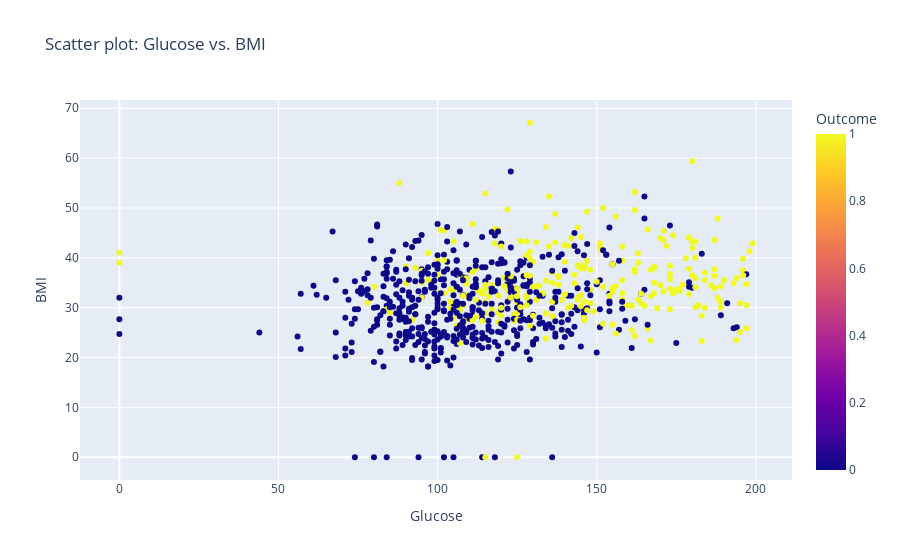

Notebook code for this chart:
### Markdown cell above
eda using plotly express

### Code cell
px.scatter(df, x="Glucose", y="BMI", color="Outcome", title="Scatter plot: Glucose vs. BMI")

### Figure 1 — Plotly figure (JSON) as saved in the notebook; plotly's stock layout.template omitted (floating-point values rounded to 4 significant figures; data arrays with more than 128 entries replaced by an {"elided": "..."} marker saying what was removed)
{"data": [{"hovertemplate": "Glucose=%{x}<br>BMI=%{y}<br>Outcome=%{marker.color}<extra></extra>", "legendgroup": "", "marker": {"color": {"elided": "768 int values"}, "coloraxis": "coloraxis", "symbol": "circle"}, "mode": "markers", "name": "", "orientation": "v", "showlegend": false, "type": "scatter", "x": {"elided": "768 int values"}, "xaxis": "x", "y": {"elided": "768 float values"}, "yaxis": "y"}], "layout": {"coloraxis": {"colorbar": {"title": {"text": "Outcome"}}, "colorscale": [[0, "#0d0887"], [0.1111, "#46039f"], [0.2222, "#7201a8"], [0.3333, "#9c179e"], [0.4444, "#bd3786"], [0.5556, "#d8576b"], [0.6667, "#ed7953"], [0.7778, "#fb9f3a"], [0.8889, "#fdca26"], [1, "#f0f921"]]}, "legend": {"tracegroupgap": 0}, "title": {"text": "Scatter plot: Glucose vs. BMI"}, "xaxis": {"anchor": "y", "domain": [0, 1], "title": {"text": "Glucose"}}, "yaxis": {"anchor": "x", "domain": [0, 1], "title": {"text": "BMI"}}}}
